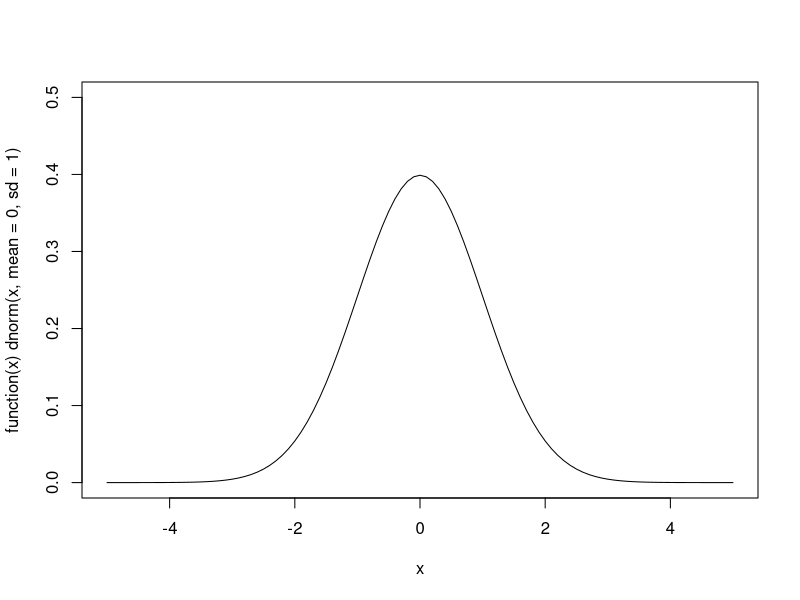
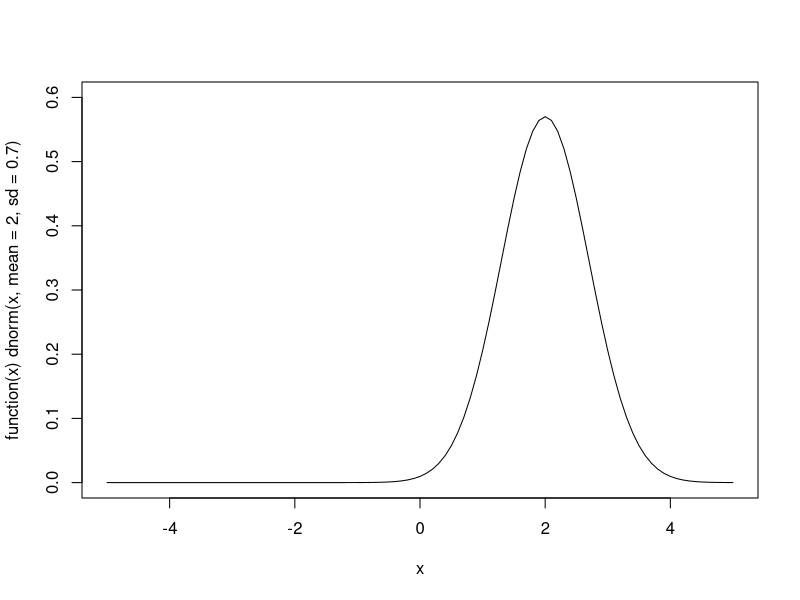
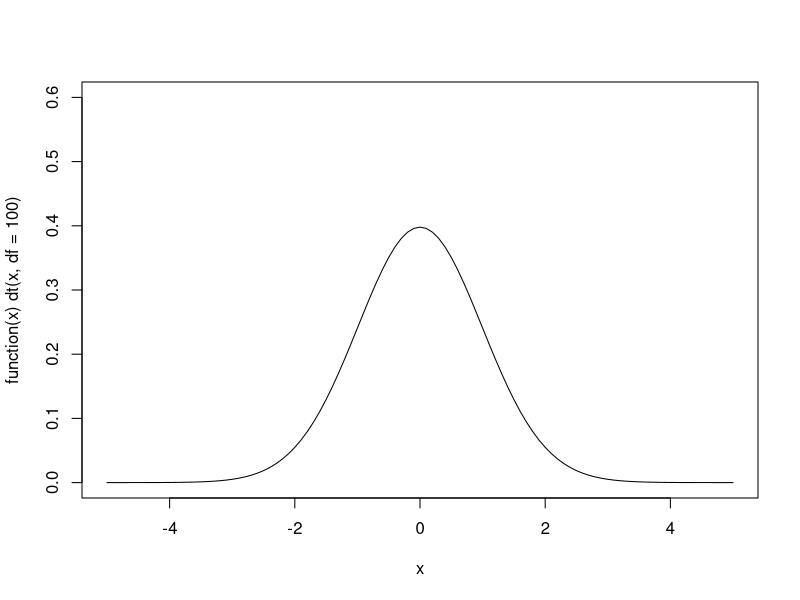
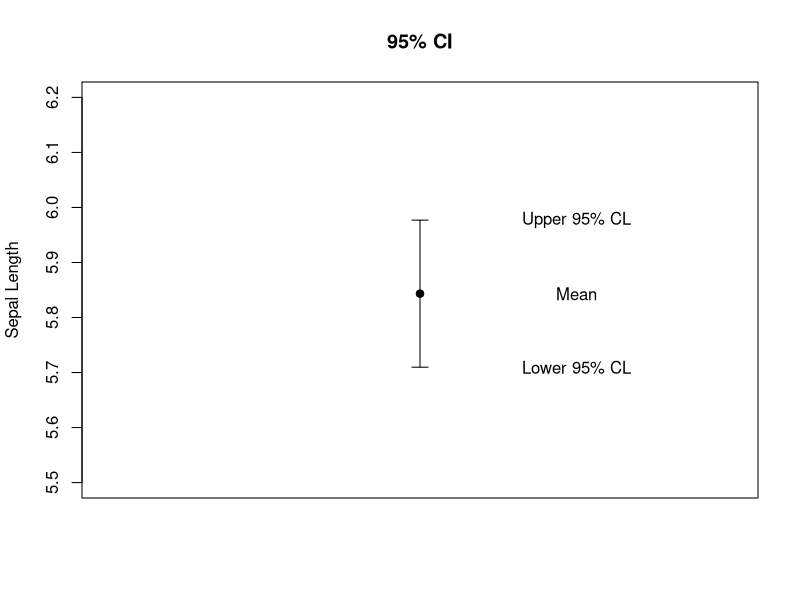
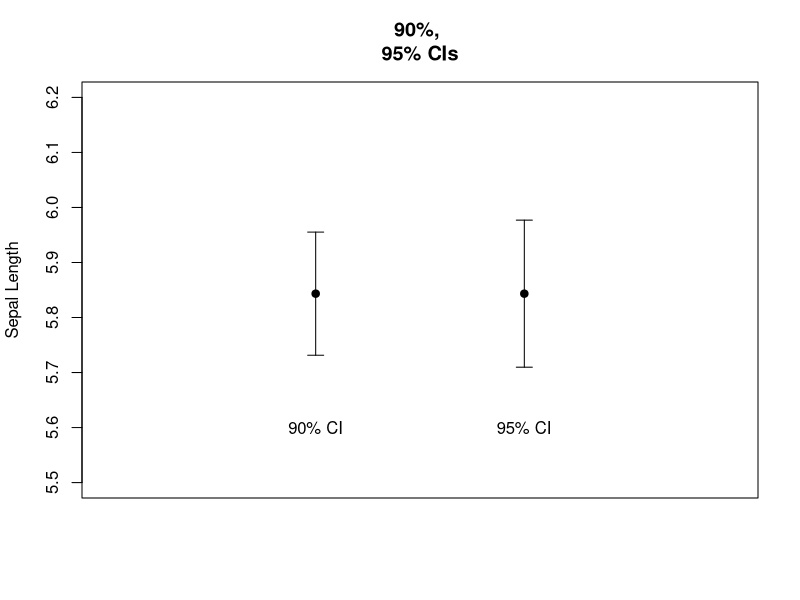
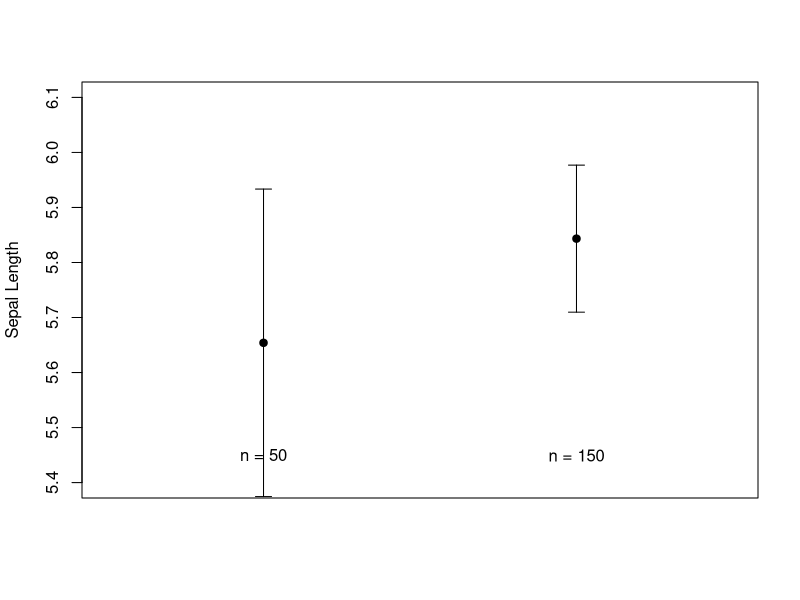
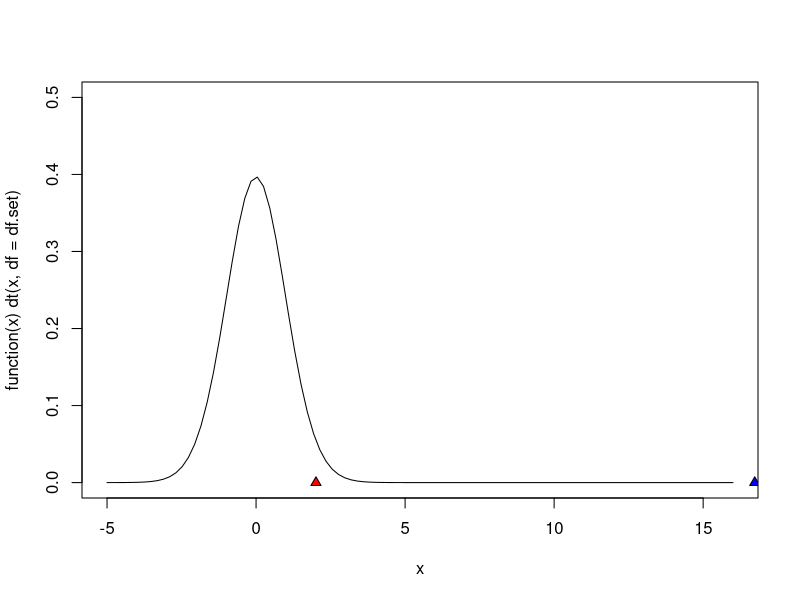
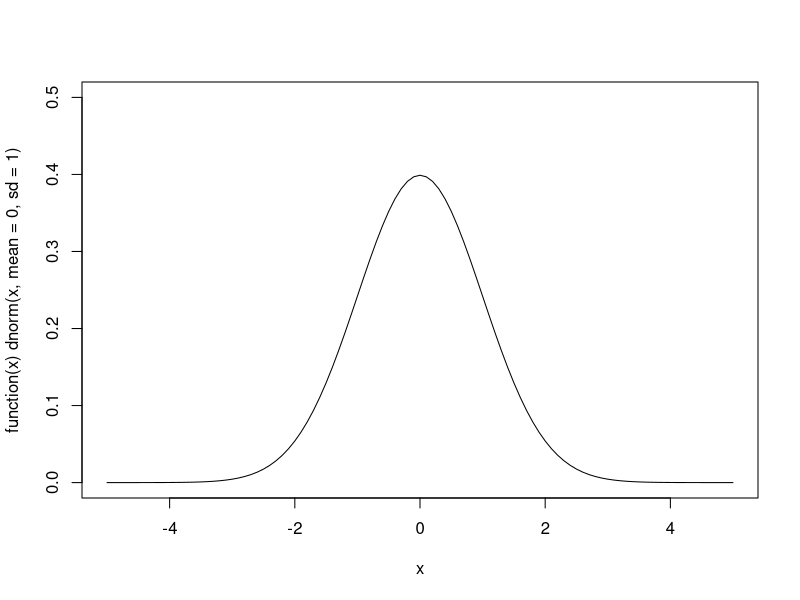

These figures' R source, in order:
## ---- chunk 1

knitr::opts_chunk$set(echo = TRUE)

## ---- chunk 2
help("Normal")
#Note, dnorm gives the probability density, pnorm gives the probability distribution function, qnorm gives the quantile function, and rnorm generates random values from the distribution.

set.seed(39)

# obtain 5 random numbers from the standard normal distribution and put into Y5
Y5 <- rnorm(n = 5, 
            mean = 0, 
            sd = 1) 

# obtain 50 random numbers
Y50 <- rnorm(n=50, 
             mean = 0, 
             sd = 1) # obtain 50 random numbers

#obtain the variances
(var5 <- var(Y5))
(var50 <- var(Y50)) 
## ---- chunk 3
# This plots the standard normal distribution.

plot(function(x) dnorm(x, mean = 0, sd = 1), 
     xlim = c(-5,5), 
     ylim = c(0, 0.5)) 

#Modify for mean = 2, sd = 0.7:

plot(function(x) dnorm(x, mean = 2, sd = 0.7), 
     xlim = c(-5,5), 
     ylim = c(0, 0.6)) 

## ---- chunk 4

#plot t distribution with 100 degrees of freedom

plot(function(x) dt(x, df = 100), 
     xlim = c(-5,5), 
     ylim = c(0, 0.6)) 

#note the arguments “xlim” and “ylim” set the axis boundaries for the plot

## ---- chunk 5

myiris <- iris  #import the iris data into a data frame called myiris

str(myiris) # see components and types of iris

myiris.sl <- myiris$Sepal.Length  # Create sepal length vector

myiris.n <- length(myiris.sl)  # get sample size

myiris.mean <- mean(myiris.sl) # get mean

myiris.sd <- sd(myiris.sl) # complete the code to get standard deviation
  
myiris.se <- myiris.sd/sqrt(myiris.n) # get standard error

#add code below to get information on the qt() function, which is for the t distribution:

#*DELETE THIS AND ADD CODE HERE*
 help(qt)

#Confidence interval
(df <- myiris.n - 1) # get degrees of freedom

alpha95 <- 0.05 # set the alpha level to 0.05 (95% CI)

(t.crit95 <- qt(1 - alpha95/2 , df))  # critical t value at 95% quantile under this degree of freedom

(LB95 <- myiris.mean - myiris.se * t.crit95) # lower bound of the 95% confidence interval

(UB95 <- myiris.mean + myiris.se * t.crit95) # upper bound of the 95% confidence interval


library(plotrix) ## needed for plotCI() function

# The text() function adds text to the plot you just printed.  In Rmarkdown, you have to run all relevant lines at once or else you will get an error. Highlight and run plotCI() and text() together to avoid this error.  

plotCI(x = myiris.mean, 
       uiw = myiris.se * t.crit95, 
       pch = 19, 
       xlim = c(0.9, 1.1), 
       ylim = c(5.5, 6.2), 
       ylab = "Sepal Length", 
       xlab = "", 
       xaxt = 'n', 
       main = "95% CI") ## plots the mean and 95% CI interval

text(x = 1.05, 
     y = UB95, 
     labels = "Upper 95% CL")
### add labels to "mean" and "Lower 95% CL"###
text(x = 1.05, 
     y = LB95, 
     labels = "Lower 95% CL")
text(x = 1.05, 
     y = myiris.mean, 
     labels = "Mean")



### Calculate the CI for alpha level 0.10 (90% CI) and plot

# First the 90% CI

alpha90 <- 0.10  # set the alpha level to 0.10 (90% CI)

(t.crit90 <- qt(1 - alpha90/2 , df)) # Fill in missing code to get critical t value at 90% quantile under this degree of freedom

(LB90 <- myiris.mean - myiris.se * t.crit90 ) # fill in missing code to get lower bound of the 90% confidence interval

(UB90 <- myiris.mean + myiris.se * t.crit90) 

## plot both CIs in one plot - just run, all code is complete
x <- c(myiris.mean, myiris.mean)

uiws1 <- c(myiris.se * t.crit90, myiris.se * t.crit95)   #confidence interval widths

#if you run plotCI(...) and text(...) separately you will get an error.  Highlight plotCI(...) and text(...) together to avoid error.  

plotCI(x = x, 
       uiw = uiws1, 
       pch = 19, 
       xlim = c(0, 3), 
       ylim = c(5.5, 6.2), 
       ylab = "Sepal Length", 
       xlab = "", 
       xaxt = "n", 
       main = "90%, 
95% CIs")

text(1, 5.6, "90% CI")

text(2, 5.6, "95% CI")

## ---- chunk 6

alpha <- 0.05   # set alpha at a 95% CI

myiris150 <- myiris$Sepal.Length

# Calculate the 95% confidence interval for n = 150:

myiris150.n <- length(myiris150)  # get sample size

myiris150.mean <- mean(myiris150) # get mean

myiris150.sd <- sd(myiris150) # get standard deviation

myiris150.se <- myiris150.sd/sqrt(myiris150.n) # get standard error

df150 <- myiris150.n - 1 # degrees of freedom

t.crit150 <- qt(1 - alpha/2, df150) # t critical value at 95% quantile under this degree of freedom

LB150 <- myiris150.mean - myiris150.se * t.crit150 # lower bound of the confidence interval

#Complete code for the upper bound of the confidence interval:

#*DELETE THIS AND ADD CODE HERE*
UB150 <- myiris150.mean + myiris150.se * t.crit150


#Sample randomly from entire myiris data set of n = 150 to get a subset of 50 for sepal length:

myiris50 <- myiris$Sepal.Length[sample(1:150,50)]

# Calculate the 95% confidence interval for 50 observations:

myiris50.n <- length(myiris50) #get sample size

myiris50.mean <- mean(myiris50) # get mean

myiris50.sd <- sd(myiris50) # get standard deviation

myiris50.se <- myiris50.sd/sqrt(myiris50.n) # get standard error

df50 <- myiris50.n - 1 # degrees of freedom

t.crit50 <- qt(1 - alpha/2 , df50)   #critical value at 95% quantile under this degree of freedom

LB50 <- myiris50.mean - myiris50.se * t.crit50 #lower bound of the confidence interval 

UB50 <- myiris50.mean + myiris50.se * t.crit50 #upper bound of the confidence interval

## plot the means and 95% CIs for n = 50, 150

x <- c(myiris50.mean, 
       myiris150.mean)

uiws2 <- c(myiris50.se * t.crit50, 
           myiris150.se * t.crit150)

plotCI(x = x, 
       uiw = uiws2, 
       pch = 19, 
       xlim = c(0.5 , 2.5), 
       ylim = c(5.4, 6.1), 
       ylab = "Sepal Length", 
       xlab = "", 
       xaxt = "n")

text(1, 5.45, "n = 50")

text(2, 5.45, "n = 150")    

## ---- chunk 7
# a)  One-sample t test on setosa species

myiris.set <- myiris$Sepal.Length[myiris$Species == "setosa"] # get a vector of just the sepal lengths for the setosa species

myiris.set.n <- length(myiris.set)  # get sample size

myiris.set.mean <- mean(myiris.set) # get mean

myiris.set.sd <- sd(myiris.set) # get standard deviation

myiris.set.se <- myiris.set.sd/sqrt(myiris.set.n)

df.set <- myiris.set.n - 1

(tstar <- abs((myiris.set.mean - 5.84) / myiris.set.se     )) # complete code to get your sample t value. Note the abs() function

alpha95 <- 0.05

(t.crit95 <- qt(1 - alpha95/2 , df.set))  # critical value at 95% quantile under this degree of freedom #critical value at 95% quantile under this degree of freedom

tstar > t.crit95 # logical query; if your sample test statistic is greater than the critical t value at your chosen alpha level, then you reject the null hypothesis that the population mean of sepal length is equal to 5.84

# If result is TRUE, then we reject the null hypothesis; i.e. the means are different at the alpha level of 0.05. There is still a <5% probability we would sample a mean of 5.006 (the mean of the setosa species) when the true population  mean is 5.84.
# If result is FALSE, then we cannot reject the null hypothesis; i.e. the means of the setosa species and the total data set are the same.  


#plot the t distribution and the test and critical t values

plot(function(x) dt(x, df = df.set), xlim = c(-5,16), ylim = c(0, 0.5))

points(x = tstar, y = 0, pch = 24, bg = "blue")

points(x = t.crit95, y = 0, pch = 24, bg = "red")

## Using pt() function

2 * (1 - pt(tstar, df.set))

t.test(myiris.set, mu = 5.84) # Ho: mean = 5.84

# Type your code to do t tests with an alpha level of 0.10. Use the test statistic, the critical t, and the p value to explain the results.  


alpha90 <- 0.1

(t.crit90 <- qt(1 - alpha90/2 , df.set))












## ---- chunk 8
# b) One sample t test for all species, at the 95% CI, but varying sample sizes

t.test(myiris.sl, mu = 5.84) ## fill in code to do a one sample t test on all 150 observations

#Type your code in to do t tests on a sample size of 50 (In Part 2, we already created a data object for this sample size).

alpha90 <- 0.10

t.test(myiris50, mu = 5.84, conf.level = 0.95) 
## ---- chunk 9

knitr::opts_chunk$set(echo = TRUE)

## ---- chunk 10
help("Normal")
#Note, dnorm gives the probability density, pnorm gives the probability distribution function, qnorm gives the quantile function, and rnorm generates random values from the distribution.

set.seed(39)

# obtain 5 random numbers from the standard normal distribution and put into Y5
Y5 <- rnorm(n = 5, 
            mean = 0, 
            sd = 1) 

# obtain 50 random numbers
Y50 <- rnorm(n=50, 
             mean = 0, 
             sd = 1) # obtain 50 random numbers

#obtain the variances
(var5 <- var(Y5))
(var50 <- var(Y50)) 
## ---- chunk 11
# This plots the standard normal distribution.

plot(function(x) dnorm(x, mean = 0, sd = 1), 
     xlim = c(-5,5), 
     ylim = c(0, 0.5)) 

#Modify for mean = 2, sd = 0.7:

plot(function(x) dnorm(x, mean = 2, sd = 0.7), 
     xlim = c(-5,5), 
     ylim = c(0, 0.6)) 

## ---- chunk 12

#plot t distribution with 100 degrees of freedom

plot(function(x) dt(x, df = 100), 
     xlim = c(-5,5), 
     ylim = c(0, 0.6)) 

#note the arguments “xlim” and “ylim” set the axis boundaries for the plot

## ---- chunk 13

myheifer <- read.table('Lab02HeiferData.csv', header=TRUE, sep=',') #import the heifer data into a data frame called myheifer

str(myheifer) # see components of heifer data

myheifer.sl <- myheifer$Wean_weight  # Create Wean weight vector

myheifer.n <- length(myheifer.sl)  # get sample size

myheifer.mean <- mean(myheifer.sl) # get mean

myheifer.sd <-  sd(myheifer.sl) # complete the code to get standard deviation
  
myheifer.se <- myheifer.sd/sqrt(myheifer.n) # get standard error

#add code below to get information on the qt() function, which is for the t distribution:

#*DELETE THIS AND ADD CODE HERE*
 help(qt)  

#Confidence interval
(df <- myheifer.n - 1) # get degrees of freedom

alpha95 <- 0.05 # set the alpha level to 0.05 (95% CI)

(t.crit95 <- qt(1 - alpha95/2 , df))  # critical t value at 95% quantile under this degree of freedom

(LB95 <- myheifer.mean - myheifer.se * t.crit95) # lower bound of the 95% confidence interval

(UB95 <- myheifer.mean + myheifer.se * t.crit95) # upper bound of the 95% confidence interval


library(plotrix) ## needed for plotCI() function

# The text() function adds text to the plot you just printed.  In Rmarkdown, you have to run all relevant lines at once or else you will get an error. Highlight and run plotCI() and text() together to avoid this error.  

plotCI(x = myheifer.mean, 
       uiw = myheifer.se * t.crit95, 
       pch = 19, 
       xlim = c(0.9, 1.1), 
       ylim = c(508, 540), 
       ylab = "Wean Weight", 
       xlab = "", 
       xaxt = 'n', 
       main = "95% CI") ## plots the mean and 95% CI interval

text(x = 1.05, 
     y = UB95, 
     labels = "Upper 95% CL")
### add labels to "mean" and "Lower 95% CL"###
text(x = 1.05, 
     y = LB95, 
     labels = "Lower 95% CL")
text(x = 1.05, 
     y = myheifer.mean, 
     labels = "Mean")



### Calculate the CI for alpha level 0.10 (90% CI) and plot

# First the 90% CI

alpha90 <- 0.10  # set the alpha level to 0.10 (90% CI)

(t.crit90 <- qt(1 - alpha90/2  , df)) # Fill in missing code to get critical t value at 90% quantile under this degree of freedom

(LB90 <- myheifer.mean - myheifer.se * t.crit90 ) # fill in missing code to get lower bound of the 90% confidence interval

(UB90 <- myheifer.mean + myheifer.se * t.crit90) 

## plot both CIs in one plot - just run, all code is complete
x <- c(myheifer.mean, myheifer.mean)

uiws1 <- c(myheifer.se * t.crit90, myheifer.se * t.crit95)   #confidence interval widths

#if you run plotCI(...) and text(...) separately you will get an error.  Highlight plotCI(...) and text(...) together to avoid error.  

plotCI(x = x, 
       uiw = uiws1, 
       pch = 19, 
       xlim = c(0, 3), 
       ylim = c(505, 535), 
       ylab = "Wean Weight", 
       xlab = "", 
       xaxt = "n", 
       main = "90%, 
95% CIs")

text(1, 506, "90% CI")

text(2, 506, "95% CI")

## ---- chunk 14

alpha <- 0.05   # set alpha at a 95% CI

myheifer150 <- myheifer$Wean_weight

# Calculate the 95% confidence interval for n = 150:

myheifer150.n <- length(myheifer150)  # get sample size

myheifer150.mean <- mean(myheifer150) # get mean

myheifer150.sd <- sd(myheifer150) # get standard deviation

myheifer150.se <- myheifer150.sd/sqrt(myheifer150.n) # get standard error

df150 <- myheifer150.n - 1 # degrees of freedom

t.crit150 <- qt(1 - alpha/2, df150) # t critical value at 95% quantile under this degree of freedom

LB150 <- myheifer150.mean - myheifer150.se * t.crit150 # lower bound of the confidence interval

#Complete code for the upper bound of the confidence interval:

#*DELETE THIS AND ADD CODE HERE*
UB150 <- myheifer150.mean + myheifer150.se * t.crit150 

#Sample randomly from entire myheifer data set of n = 150 to get a subset of 50 for Wean_weight:

myheifer50 <- myheifer$Wean_weight[sample(1:150,50)]

# Calculate the 95% confidence interval for 50 observations:

myheifer50.n <- length(myheifer50) #get sample size

myheifer50.mean <- mean(myheifer50) # get mean

myheifer50.sd <- sd(myheifer50) # get standard deviation

myheifer50.se <- myheifer50.sd/sqrt(myheifer50.n) # get standard error

df50 <- myheifer50.n - 1 # degrees of freedom

t.crit50 <- qt(1 - alpha/2 , df50)   #critical value at 95% quantile under this degree of freedom

LB50 <- myheifer50.mean - myheifer50.se * t.crit50 #lower bound of the confidence interval 

UB50 <- myheifer50.mean + myheifer50.se * t.crit50 #upper bound of the confidence interval

## plot the means and 95% CIs for n = 50, 150

x <- c(myheifer50.mean, 
       myheifer150.mean)

uiws2 <- c(myheifer50.se * t.crit50, 
           myheifer150.se * t.crit150)

plotCI(x = x, 
       uiw = uiws2, 
       pch = 19, 
       xlim = c(0.5 , 2.5), 
       ylim = c(475, 550),
       ylab = "Wean Weight", 
       xlab = "", 
       xaxt = "n")

text(1, 476, "n = 50")

text(2, 476, "n = 150")    

## ---- chunk 15
# a)  One-sample t test on heifer wean weight

myheifer.set <- myheifer$Wean_weight[myheifer$Year == "2005"] # get a vector of the wean weight for the heifers born in 2005 

myheifer.set.n <- length(myheifer.set)  # get sample size

myheifer.set.mean <- mean(myheifer.set) # get mean

myheifer.set.sd <- sd(myheifer.set) # get standard deviation

myheifer.set.se <- myheifer.set.sd/sqrt(myheifer.set.n)

df.set <- myheifer.set.n - 1

(tstar <- abs((myheifer.set.mean - 521.9) / myheifer.set.se  )) # complete code to get your sample t value. Note the abs() function

alpha95 <- 0.05

(t.crit95 <- qt(1 - alpha95/2 , df.set))  # critical value at 95% quantile under this degree of freedom #critical value at 95% quantile under this degree of freedom

tstar > t.crit95 # logical query; if your sample test statistic is greater than the critical t value at your chosen alpha level, then you reject the null hypothesis that the population mean of heifer wean weight is equal to 521.9

# If result is TRUE, then we reject the null hypothesis; i.e. the means are different at the alpha level of 0.05. There is still a <5% probability we would sample a mean of 542.38 (the mean of heifer wean weight in 2005) when the true population  mean is 521.9.
# If result is FALSE, then we cannot reject the null hypothesis; i.e. the means of the wean weight in 2005 and the total data set are the same.  


#plot the t distribution and the test and critical t values

plot(function(x) dt(x, df = df.set), xlim = c(-5,16), ylim = c(0, 0.5))

points(x = tstar, y = 0, pch = 24, bg = "blue")

points(x = t.crit95, y = 0, pch = 24, bg = "red")

## Using pt() function

2 * (1 - pt(tstar, df.set))

t.test(myheifer.set, mu = 521.9) # Ho: mean = 532.4

# Type your code to do t tests with an alpha level of 0.10. Use the test statistic, the critical t, and the p value to explain the results.  

alpha90 <- 0.1

(t.crit90 <- qt(1 - alpha90/2 , df.set))














## ---- chunk 16
# b) One sample t test for all years, at the 95% CI, but varying sample sizes

t.test(myheifer.sl, mu =521.9, conf.level = 0.95) ## fill in code to do a one sample t test on all 150 observations

#Type your code in to do t tests on a sample size of 50 (In Part 2, we already created a data object for this sample size).

t.test(myheifer50, mu =521.9, conf.level = 0.95)

